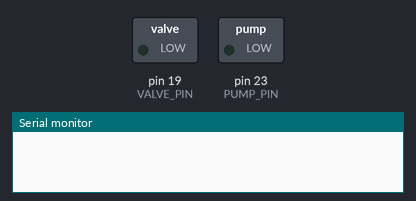
The sketch below on a simulated Arduino Mega 2560, built with avr-gcc and run on an emulated ATmega2560. On the bench: switched loads named in the sketch (green lamp = pin HIGH), the last lines printed to the serial monitor.

Above: at 3.5 s.
At 9.0 s:
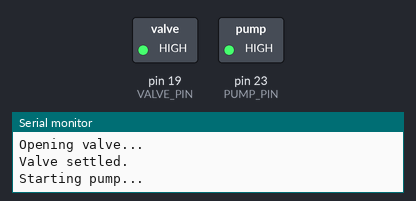
At 11.5 s:
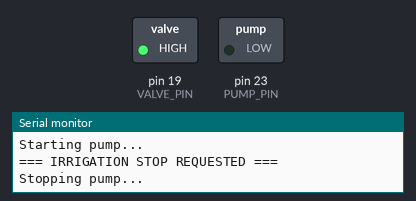
Timing chart, 0 to 15.0 s (numbered marks = the images above):
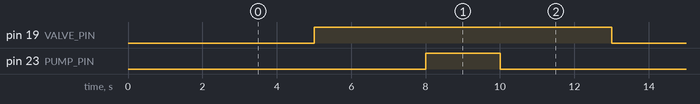

Measured:
- by itself, pin 19 (VALVE_PIN): alternates HIGH for 8.0 s and LOW for 2.0 s
- by itself, pin 23 (PUMP_PIN): alternates HIGH for 2.0 s and LOW for 8.0 s
- by itself, everything shown: repeats every 10.0 s, in 4 steps

The sketch:

LAB5-PARTB.ino
```cpp
const int PUMP_PIN = 23;
const int VALVE_PIN = 19;

const unsigned long SETTLE_MS = 3000;

//States
enum PumpPhase {
  PH_IDLE,
  PH_OPENING,
  PH_RUNNING,
  PH_CLOSING
};

PumpPhase phase = PH_IDLE;
unsigned long tPhase = 0;

void setup() {

  Serial.begin(115200);

  pinMode(PUMP_PIN, OUTPUT);
  pinMode(VALVE_PIN, OUTPUT);

  digitalWrite(PUMP_PIN, LOW);
  digitalWrite(VALVE_PIN, LOW);

  delay(2000);
}

void servicePump(bool wantRun) {

  unsigned long now = millis();

  switch (phase) {

    case PH_IDLE:
      if (wantRun) {
        Serial.println("Opening valve...");
        digitalWrite(VALVE_PIN, HIGH);

        tPhase = now;
        phase = PH_OPENING;
      }

      break;

    case PH_OPENING:
      if (now - tPhase >= SETTLE_MS) {
        Serial.println("Valve settled.");
        Serial.println("Starting pump...");

        digitalWrite(PUMP_PIN, HIGH);
        phase = PH_RUNNING;
      }

      break;

    case PH_RUNNING:
      if (!wantRun) {
        Serial.println("Stopping pump...");
        digitalWrite(PUMP_PIN, LOW);

        tPhase = now;
        phase = PH_CLOSING;
      }

      break;

    case PH_CLOSING:
      if (now - tPhase >= SETTLE_MS) {
        Serial.println("Closing valve...");
        digitalWrite(VALVE_PIN, LOW);

        phase = PH_IDLE;
        Serial.println("System idle.");
      }

      break;
  }
}

void loop() {
  static bool wantRun = false;
  static unsigned long lastChange = 0;

  unsigned long now = millis();

  if (now - lastChange >= 5000) {
    wantRun = !wantRun;
    lastChange = now;

    if (wantRun) {
      Serial.println();
      Serial.println("=== IRRIGATION REQUESTED ===");
    }
    else {
      Serial.println();
      Serial.println("=== IRRIGATION STOP REQUESTED ===");
    }
  }
  servicePump(wantRun);
}
```
